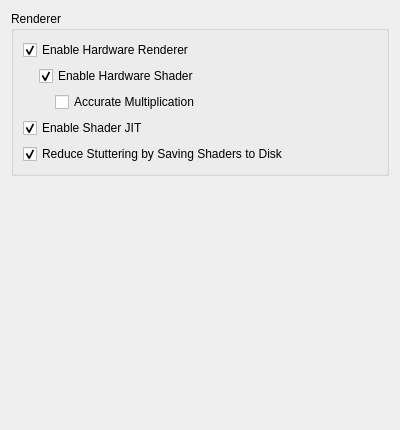
<?xml version="1.0" encoding="UTF-8"?>
<ui version="4.0">
 <class>ConfigureGraphics</class>
 <widget class="QWidget" name="ConfigureGraphics">
  <property name="geometry">
   <rect>
    <x>0</x>
    <y>0</y>
    <width>400</width>
    <height>430</height>
   </rect>
  </property>
  <property name="minimumSize">
   <size>
    <width>0</width>
    <height>0</height>
   </size>
  </property>
  <property name="windowTitle">
   <string>Form</string>
  </property>
  <layout class="QVBoxLayout" name="verticalLayout">
   <item>
    <widget class="QGroupBox" name="rendererBox">
     <property name="title">
      <string>Renderer</string>
     </property>
     <layout class="QVBoxLayout" name="verticalLayout_6">
      <item>
       <widget class="QCheckBox" name="toggle_hw_renderer">
        <property name="toolTip">
         <string>&lt;html&gt;&lt;head/&gt;&lt;body&gt;&lt;p&gt;Use OpenGL to accelerate rendering.&lt;/p&gt;&lt;p&gt;Disable to debug graphics-related problem.&lt;/p&gt;&lt;/body&gt;&lt;/html&gt;</string>
        </property>
        <property name="text">
         <string>Enable Hardware Renderer</string>
        </property>
        <property name="checked">
         <bool>true</bool>
        </property>
       </widget>
      </item>
      <item>
       <widget class="QWidget" name="hw_renderer_group" native="true">
        <layout class="QVBoxLayout" name="verticalLayout_5">
         <property name="leftMargin">
          <number>16</number>
         </property>
         <property name="topMargin">
          <number>0</number>
         </property>
         <property name="rightMargin">
          <number>0</number>
         </property>
         <property name="bottomMargin">
          <number>0</number>
         </property>
         <item>
          <widget class="QCheckBox" name="toggle_hw_shader">
           <property name="toolTip">
            <string>&lt;html&gt;&lt;head/&gt;&lt;body&gt;&lt;p&gt;Use OpenGL to accelerate shader emulation.&lt;/p&gt;&lt;p&gt;Requires a relatively powerful GPU for better performance.&lt;/p&gt;&lt;/body&gt;&lt;/html&gt;</string>
           </property>
           <property name="text">
            <string>Enable Hardware Shader</string>
           </property>
           <property name="checked">
            <bool>true</bool>
           </property>
          </widget>
         </item>
         <item>
          <widget class="QWidget" name="hw_shader_group" native="true">
           <layout class="QVBoxLayout" name="verticalLayout_7">
            <property name="leftMargin">
             <number>16</number>
            </property>
            <property name="topMargin">
             <number>0</number>
            </property>
            <property name="rightMargin">
             <number>0</number>
            </property>
            <property name="bottomMargin">
             <number>0</number>
            </property>
            <item>
             <widget class="QCheckBox" name="toggle_accurate_mul">
              <property name="toolTip">
               <string>&lt;html&gt;&lt;head/&gt;&lt;body&gt;&lt;p&gt;Correctly handle all edge cases in multiplication operation in shaders. &lt;/p&gt;&lt;p&gt;Some games requires this to be enabled for the hardware shader to render properly.&lt;/p&gt;&lt;p&gt;However this would reduce performance in most games.&lt;/p&gt;&lt;/body&gt;&lt;/html&gt;</string>
              </property>
              <property name="text">
               <string>Accurate Multiplication</string>
              </property>
             </widget>
            </item>
           </layout>
          </widget>
         </item>
        </layout>
       </widget>
      </item>
      <item>
       <widget class="QCheckBox" name="toggle_shader_jit">
        <property name="toolTip">
         <string>&lt;html&gt;&lt;head/&gt;&lt;body&gt;&lt;p&gt;Use the JIT engine instead of the interpreter for software shader emulation. &lt;/p&gt;&lt;p&gt;Enable this for better performance.&lt;/p&gt;&lt;/body&gt;&lt;/html&gt;</string>
        </property>
        <property name="text">
         <string>Enable Shader JIT</string>
        </property>
        <property name="checked">
         <bool>true</bool>
        </property>
       </widget>
      </item>
      <item>
       <widget class="QCheckBox" name="toggle_disk_cache">
        <property name="text">
         <string>Reduce Stuttering by Saving Shaders to Disk</string>
        </property>
        <property name="checked">
         <bool>true</bool>
        </property>
       </widget>
      </item>
     </layout>
    </widget>
   </item>
   <item>
    <spacer name="verticalSpacer">
     <property name="orientation">
      <enum>Qt::Vertical</enum>
     </property>
     <property name="sizeHint" stdset="0">
      <size>
       <width>20</width>
       <height>270</height>
      </size>
     </property>
    </spacer>
   </item>
  </layout>
 </widget>
 <resources/>
 <connections/>
</ui>
